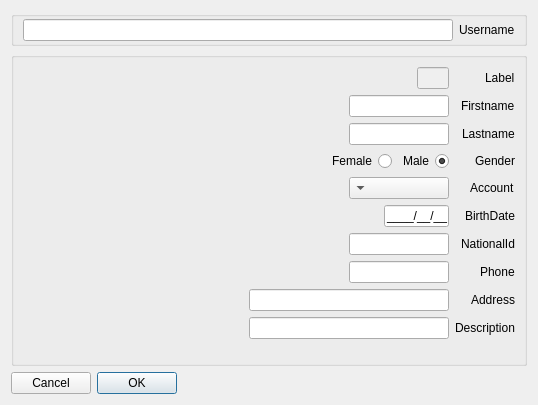
<?xml version="1.0" encoding="UTF-8"?>
<ui version="4.0">
 <class>UserForm</class>
 <widget class="QWidget" name="UserForm">
  <property name="geometry">
   <rect>
    <x>0</x>
    <y>0</y>
    <width>538</width>
    <height>405</height>
   </rect>
  </property>
  <property name="layoutDirection">
   <enum>Qt::RightToLeft</enum>
  </property>
  <layout class="QVBoxLayout" name="verticalLayout">
   <item>
    <widget class="QGroupBox" name="gUser">
     <property name="sizePolicy">
      <sizepolicy hsizetype="Preferred" vsizetype="Maximum">
       <horstretch>0</horstretch>
       <verstretch>0</verstretch>
      </sizepolicy>
     </property>
     <property name="title">
      <string/>
     </property>
     <layout class="QHBoxLayout" name="horizontalLayout_2">
      <property name="topMargin">
       <number>2</number>
      </property>
      <property name="bottomMargin">
       <number>2</number>
      </property>
      <item>
       <widget class="QLabel" name="label_6">
        <property name="sizePolicy">
         <sizepolicy hsizetype="Preferred" vsizetype="Fixed">
          <horstretch>0</horstretch>
          <verstretch>0</verstretch>
         </sizepolicy>
        </property>
        <property name="text">
         <string>Username</string>
        </property>
       </widget>
      </item>
      <item>
       <widget class="MyLineEdit" name="eUser"/>
      </item>
     </layout>
    </widget>
   </item>
   <item>
    <widget class="QGroupBox" name="gData">
     <property name="title">
      <string/>
     </property>
     <layout class="QFormLayout" name="formLayout">
      <property name="fieldGrowthPolicy">
       <enum>QFormLayout::AllNonFixedFieldsGrow</enum>
      </property>
      <property name="labelAlignment">
       <set>Qt::AlignLeading|Qt::AlignLeft|Qt::AlignVCenter</set>
      </property>
      <item row="1" column="0">
       <widget class="QLabel" name="label_8">
        <property name="text">
         <string>Label</string>
        </property>
       </widget>
      </item>
      <item row="1" column="1">
       <widget class="QLineEdit" name="eLabel">
        <property name="enabled">
         <bool>false</bool>
        </property>
        <property name="maximumSize">
         <size>
          <width>32</width>
          <height>16777215</height>
         </size>
        </property>
       </widget>
      </item>
      <item row="2" column="0">
       <widget class="QLabel" name="label_2">
        <property name="text">
         <string>Firstname</string>
        </property>
       </widget>
      </item>
      <item row="2" column="1">
       <widget class="QLineEdit" name="eFirstname">
        <property name="maximumSize">
         <size>
          <width>100</width>
          <height>16777215</height>
         </size>
        </property>
       </widget>
      </item>
      <item row="3" column="0">
       <widget class="QLabel" name="label_3">
        <property name="text">
         <string>Lastname</string>
        </property>
       </widget>
      </item>
      <item row="3" column="1">
       <widget class="QLineEdit" name="eLastname">
        <property name="maximumSize">
         <size>
          <width>100</width>
          <height>16777215</height>
         </size>
        </property>
       </widget>
      </item>
      <item row="4" column="0">
       <widget class="QLabel" name="label_11">
        <property name="text">
         <string>Gender</string>
        </property>
       </widget>
      </item>
      <item row="4" column="1">
       <widget class="QWidget" name="gGender" native="true">
        <property name="sizePolicy">
         <sizepolicy hsizetype="Maximum" vsizetype="Preferred">
          <horstretch>0</horstretch>
          <verstretch>0</verstretch>
         </sizepolicy>
        </property>
        <layout class="QHBoxLayout" name="horizontalLayout">
         <property name="leftMargin">
          <number>0</number>
         </property>
         <property name="topMargin">
          <number>0</number>
         </property>
         <property name="rightMargin">
          <number>0</number>
         </property>
         <property name="bottomMargin">
          <number>0</number>
         </property>
         <item>
          <widget class="QRadioButton" name="rMale">
           <property name="text">
            <string>Male</string>
           </property>
           <property name="checked">
            <bool>true</bool>
           </property>
          </widget>
         </item>
         <item>
          <widget class="QRadioButton" name="rFemale">
           <property name="text">
            <string>Female</string>
           </property>
          </widget>
         </item>
        </layout>
       </widget>
      </item>
      <item row="5" column="0">
       <widget class="QLabel" name="label_9">
        <property name="text">
         <string>Account</string>
        </property>
       </widget>
      </item>
      <item row="5" column="1">
       <widget class="QComboBox" name="cAccount">
        <property name="maximumSize">
         <size>
          <width>100</width>
          <height>16777215</height>
         </size>
        </property>
       </widget>
      </item>
      <item row="7" column="0">
       <widget class="QLabel" name="label_4">
        <property name="text">
         <string>BirthDate</string>
        </property>
       </widget>
      </item>
      <item row="7" column="1">
       <widget class="QLineEdit" name="eBirthDate">
        <property name="maximumSize">
         <size>
          <width>65</width>
          <height>16777215</height>
         </size>
        </property>
        <property name="inputMask">
         <string>9999/99/99;_</string>
        </property>
       </widget>
      </item>
      <item row="9" column="0">
       <widget class="QLabel" name="label">
        <property name="text">
         <string>NationalId</string>
        </property>
       </widget>
      </item>
      <item row="9" column="1">
       <widget class="QLineEdit" name="eNationalId">
        <property name="maximumSize">
         <size>
          <width>100</width>
          <height>16777215</height>
         </size>
        </property>
        <property name="text">
         <string/>
        </property>
       </widget>
      </item>
      <item row="10" column="0">
       <widget class="QLabel" name="label_7">
        <property name="text">
         <string>Phone</string>
        </property>
       </widget>
      </item>
      <item row="10" column="1">
       <widget class="QLineEdit" name="ePhone">
        <property name="maximumSize">
         <size>
          <width>100</width>
          <height>16777215</height>
         </size>
        </property>
       </widget>
      </item>
      <item row="11" column="0">
       <widget class="QLabel" name="label_5">
        <property name="text">
         <string>Address</string>
        </property>
       </widget>
      </item>
      <item row="11" column="1">
       <widget class="QLineEdit" name="eAddress">
        <property name="maximumSize">
         <size>
          <width>200</width>
          <height>16777215</height>
         </size>
        </property>
       </widget>
      </item>
      <item row="12" column="0">
       <widget class="QLabel" name="label_10">
        <property name="text">
         <string>Description</string>
        </property>
       </widget>
      </item>
      <item row="12" column="1">
       <widget class="QLineEdit" name="eDescription">
        <property name="maximumSize">
         <size>
          <width>200</width>
          <height>16777215</height>
         </size>
        </property>
       </widget>
      </item>
     </layout>
    </widget>
   </item>
   <item>
    <widget class="QDialogButtonBox" name="buttonBox">
     <property name="standardButtons">
      <set>QDialogButtonBox::Cancel|QDialogButtonBox::Ok</set>
     </property>
    </widget>
   </item>
  </layout>
 </widget>
 <customwidgets>
  <customwidget>
   <class>MyLineEdit</class>
   <extends>QLineEdit</extends>
   <header>mylineedit.h</header>
  </customwidget>
 </customwidgets>
 <tabstops>
  <tabstop>eFirstname</tabstop>
  <tabstop>eLastname</tabstop>
  <tabstop>rMale</tabstop>
  <tabstop>rFemale</tabstop>
  <tabstop>buttonBox</tabstop>
 </tabstops>
 <resources/>
 <connections/>
</ui>
